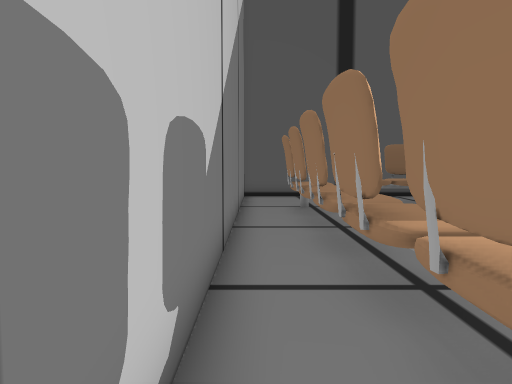
[1] (above)

23 first-person views from a walk through a scene from a Unity 3-D project. The camera is 1.5 m above the floor, tilts 4° down and sees 70° across. The floor is counted in squares, 1 m on a side. Each view is taken from the middle of a square. On the plan, view 1 faces up. The plan holds only what a view shows up to about 16 squares ahead; the rest is blank. The place goes on beyond the plan. The player is left out. Some surface patterns are stand-ins.

[2]
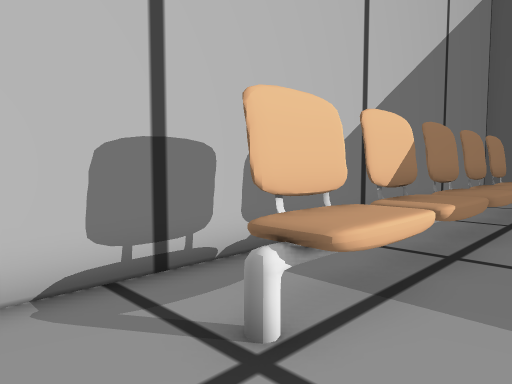

[3]
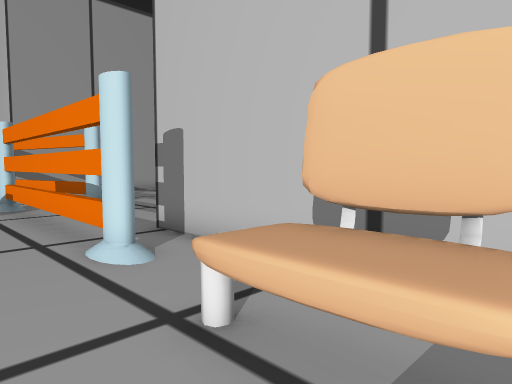

[4]
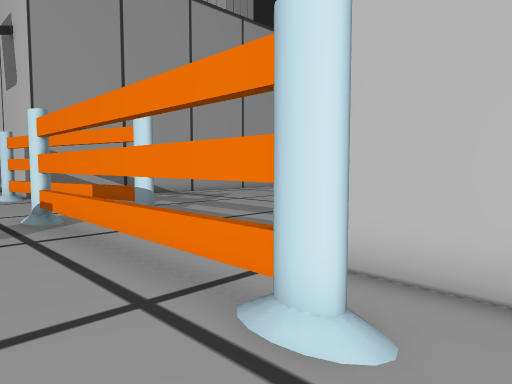

[5]
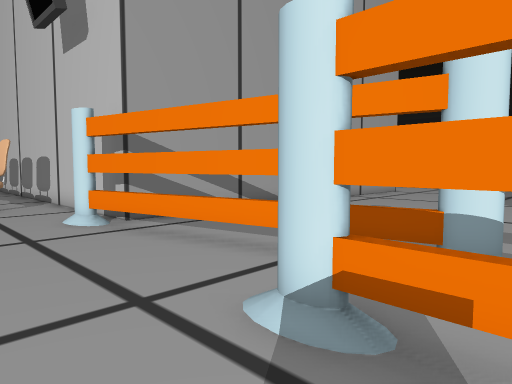

[6]
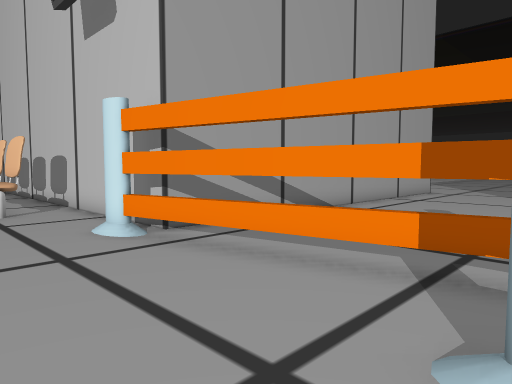

[7]
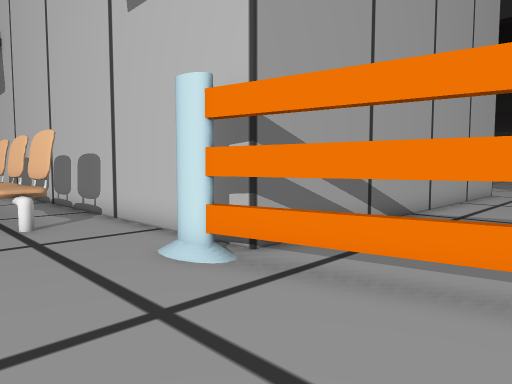

[8]
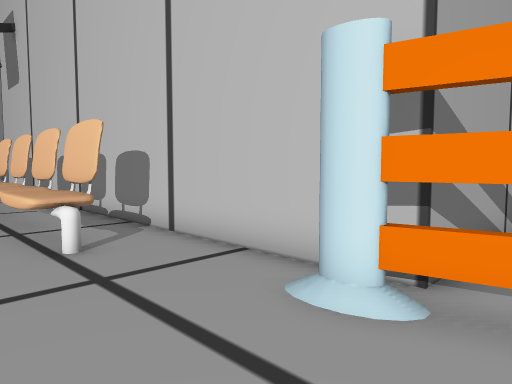

[9]
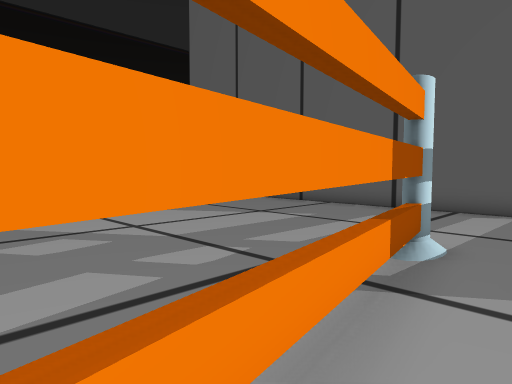

[10]
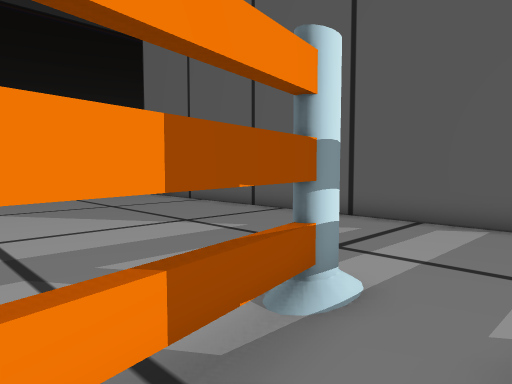

[11]
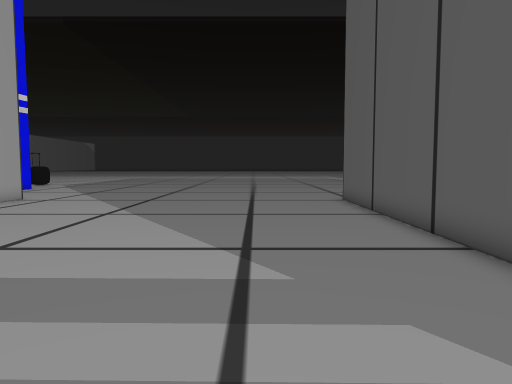

[12]
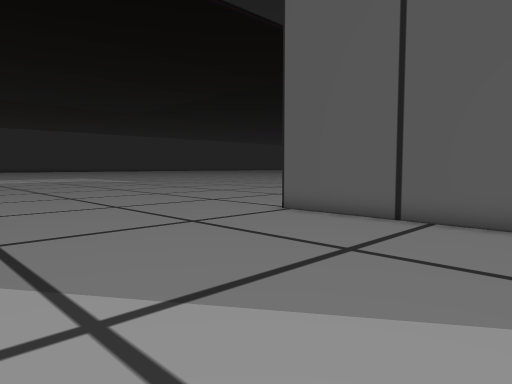

[13]
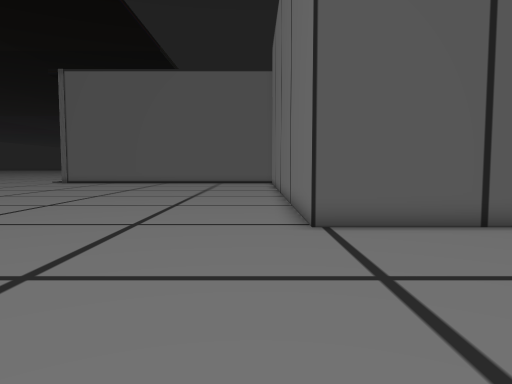

[14]
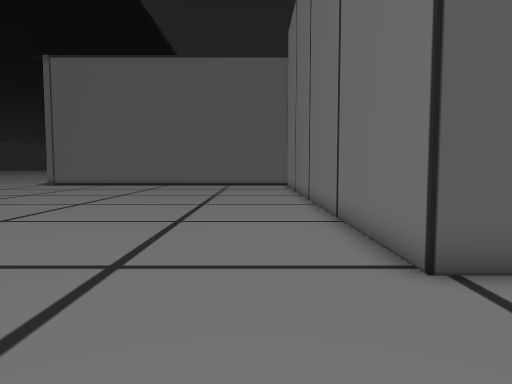

[15]
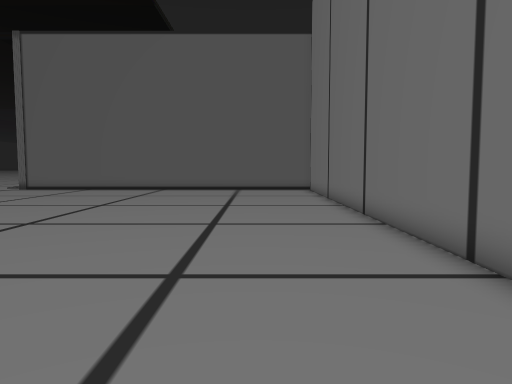

[16]
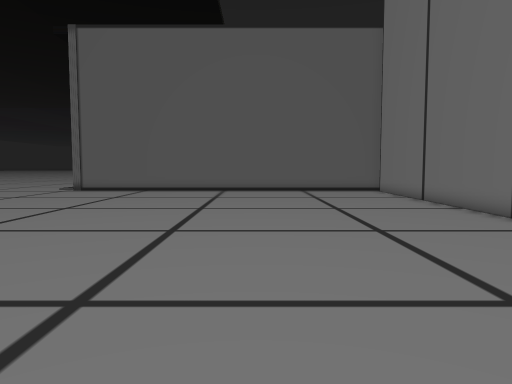

[17]
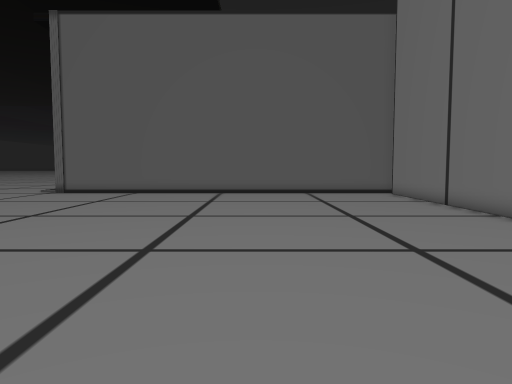

[18]
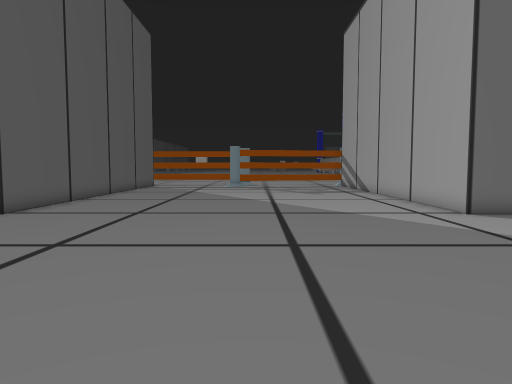

[19]
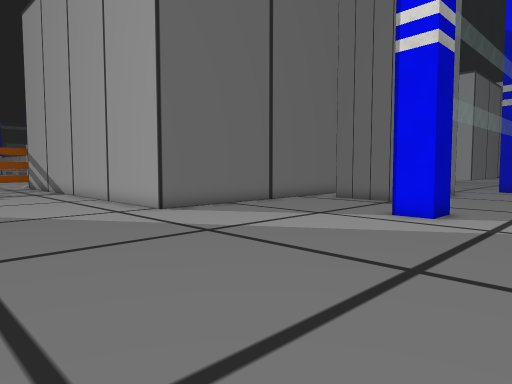

[20]
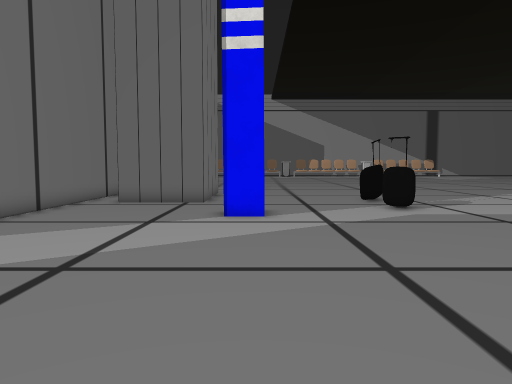

[21]
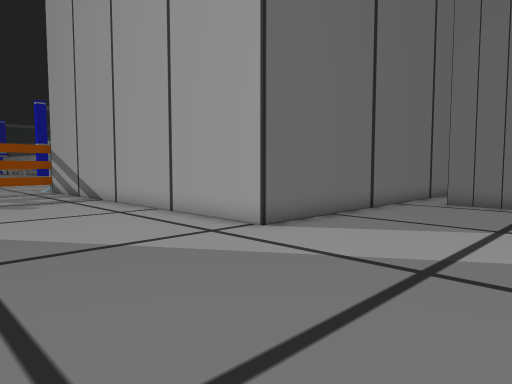

[22]
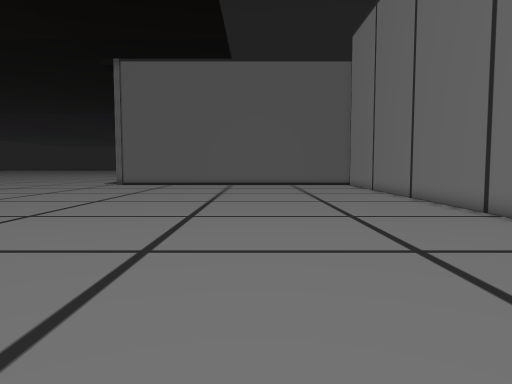

[23]
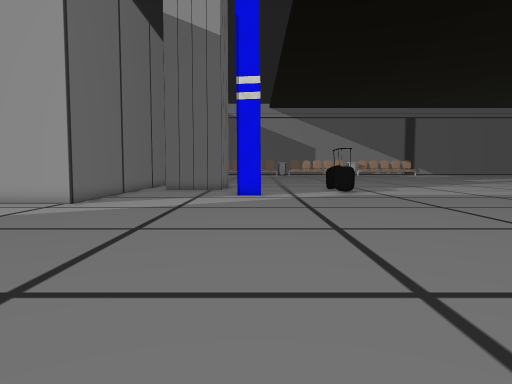

### Floor plan
Key: @ floor where view 1 was taken; # wall or solid block; . floor; = window, fence, low wall or low ledge; ^ raised ledge; T thing the floor can be seen under or through; B bag; O other object.
Columns run from 32 left of view 1 to 4 right of it. Each row starts with its distance up from view 1.
 14 ...............#               #...
 13 ...............#               #.^^
 12 ...............#               #.#
 11 ...............#               #.^^
 10 ...............#               #.#^
  9 ...............#               #.#^
  8 ...............#               #.^^
  7 ...............#               #.#^.
  6 ...............#               #.#^.
  5 ...............#               #.#^.
  4 ...............#               #.#^.
  3 ...............#               #.^^..
  2 ...............#               #.#^.
  1 ...............#               #.^^..
  0 ...............#               #@.=..
 -1 ...............#               #.....
 -2  ..............#               #.....
 -3  ..............#               #.#..
 -4   .............#               #.#..
 -5    ............#################.#..
 -6    ..............................#..
 -7     .............................#..
 -8      ............................#..
 -9     .............................#..
-10    ..............................#. .
-11    ..............................#.
-12   ............................TT.#...
-13  ..............................T....
-14  ..............................T....
-15 ...............................T.....
-16 ...............................T....
-17 ...............................TT...
-18 ..........................    ..T....
-19 ..........................    ..T...
-20 ...............##################...
-21 ...............#               #....
-22  ..............#               #....
-23 ...............#               #....
-24 .......##......#               #....
-25 .......# ......#               #.#^.
-26 .BB.... .......#               #.#^.
-27 ..B....=.......#               #.#^
-28   .....=..###..#               #.#^
-29   O....=.## ##.#               #.#^
-30  OO   .=.                      #.^^

Where each view was taken, in squares from view 1:
view 1: 0 up, 0 right, facing up
view 2: 2 down, 4 right, facing up-left
view 3: 3 up, 4 right, facing down-left
view 4: 1 down, 4 right, facing down-left
view 5: 10 down, 4 right, facing down-left
view 6: 12 down, 4 right, facing down-left
view 7: 15 down, 4 right, facing down-left
view 8: 18 down, 4 right, facing down-left
view 9: 18 down, 1 right, facing up-left
view 10: 15 down, 1 right, facing up-left
view 11: 9 down, 1 left, facing left
view 12: 15 down, 9 left, facing up-left
view 13: 14 down, 19 left, facing up
view 14: 10 down, 20 left, facing up
view 15: 5 down, 21 left, facing up
view 16: 4 down, 25 left, facing up
view 17: 2 down, 25 left, facing up
view 18: 13 down, 29 left, facing right
view 19: 13 down, 29 left, facing down-right
view 20: 13 down, 25 left, facing down
view 21: 13 down, 24 left, facing down-right
view 22: 11 down, 25 left, facing up
view 23: 5 down, 25 left, facing down
